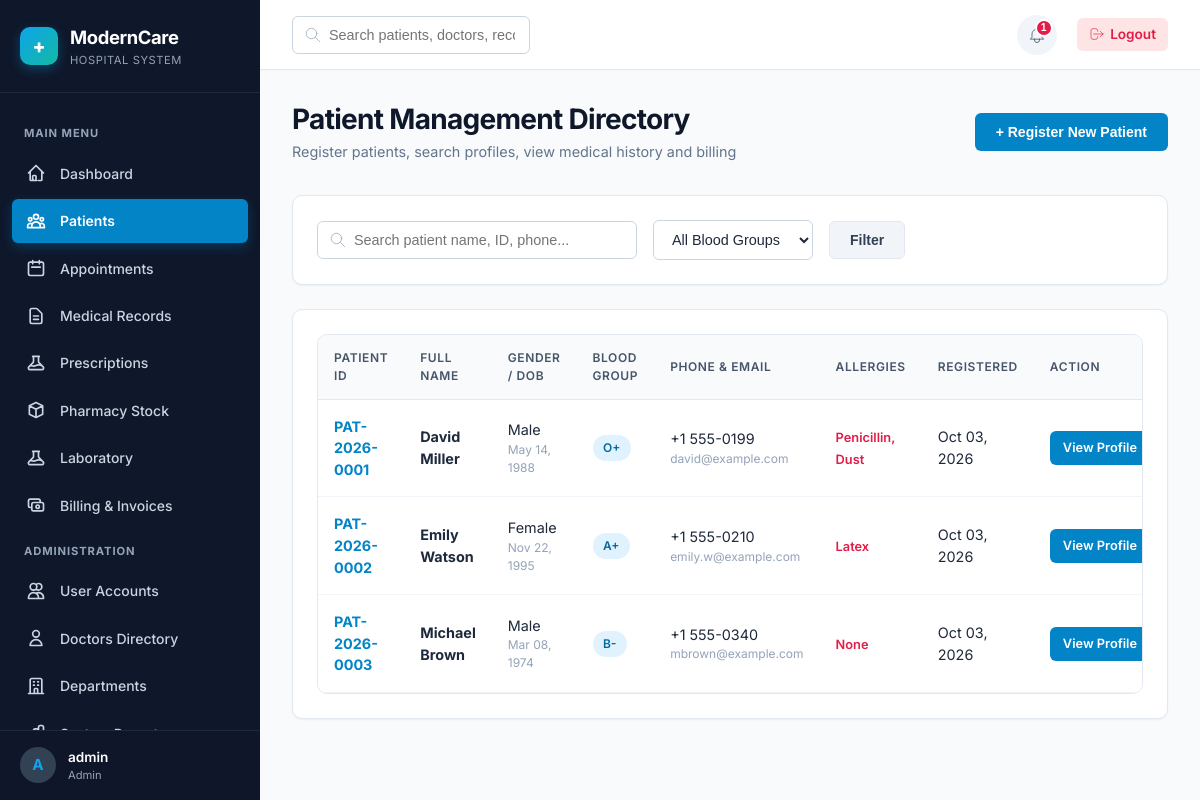
Page /patients/index.php (signed in) on the committed database.
### tables this page shows
CREATE TABLE `notifications` (
    `id` INT AUTO_INCREMENT PRIMARY KEY,
    `user_id` INT NOT NULL,
    `title` VARCHAR(150) NOT NULL,
    `message` TEXT NOT NULL,
    `type` ENUM('Info', 'Warning', 'Success', 'Danger') DEFAULT 'Info',
    `is_read` TINYINT(1) DEFAULT 0,
    `link` VARCHAR(255) NULL,
    `created_at` DATETIME DEFAULT CURRENT_TIMESTAMP,
    FOREIGN KEY (`user_id`) REFERENCES `users`(`id`) ON DELETE CASCADE
);

CREATE TABLE `patients` (
    `id` INT AUTO_INCREMENT PRIMARY KEY,
    `user_id` INT NULL,
    `patient_number` VARCHAR(30) NOT NULL UNIQUE,
    `first_name` VARCHAR(50) NOT NULL,
    `last_name` VARCHAR(50) NOT NULL,
    `gender` ENUM('Male', 'Female', 'Other') NOT NULL,
    `date_of_birth` DATE NOT NULL,
    `phone` VARCHAR(20) NOT NULL,
    `email` VARCHAR(100) NULL,
    `address` TEXT NULL,
    `emergency_contact` VARCHAR(150) NULL,
    `blood_group` ENUM('A+', 'A-', 'B+', 'B-', 'AB+', 'AB-', 'O+', 'O-', 'Unknown') DEFAULT 'Unknown',
    `allergies` TEXT NULL,
    `status` ENUM('Active', 'Inactive') DEFAULT 'Active',
    `created_at` DATETIME DEFAULT CURRENT_TIMESTAMP,
    FOREIGN KEY (`user_id`) REFERENCES `users`(`id`) ON DELETE SET NULL
);

### includes/functions.php (called while the page is built, shortened)
<?php
function escape(?string $string): string {
    return htmlspecialchars($string ?? '', ENT_QUOTES, 'UTF-8');
}
function sanitize(mixed $data): string {
    return trim((string)$data);
}
function format_date(?string $dateStr, string $format = 'M d, Y'): string {
    $timestamp = strtotime($dateStr);
    return $timestamp ? date($format, $timestamp) : 'N/A';
}

### patients/index.php (the view, shortened to what this page needs)
<?php
$baseUrl   = '../';
require_once __DIR__ . '/../includes/header.php';
require_once __DIR__ . '/../includes/sidebar.php';
$db = Database::getInstance();
$searchQuery = sanitize($_GET['search'] ?? '');
$sql = "SELECT * FROM patients WHERE 1=1";
$params = [];
$sql .= " ORDER BY created_at DESC";
$stmt = $db->prepare($sql);
$stmt->execute($params);
$patients = $stmt->fetchAll();
?>
<div class="main-content">
    <?php require_once __DIR__ . '/../includes/navbar.php'; ?>
    <main class="content-body">
        <div class="page-header">
            <div>
                <h1 class="page-title">Patient Management Directory</h1>
                <div class="page-subtitle">Register patients, search profiles, view medical history and billing</div>
            </div>
            <button class="btn btn-primary" onclick="openModal('add-patient-modal')">+ Register New Patient</button>
        </div>
        <div class="card">
            <form method="GET" action="index.php" style="display:flex; gap:1rem; flex-wrap:wrap; align-items:center;">
                <div class="search-box" style="flex:1; min-width:260px;">
                    <svg fill="none" stroke="currentColor" viewBox="0 0 24 24"><path stroke-linecap="round" stroke-linejoin="round" d="M21 21l-6-6m2-5a7 7 0 11-14 0 7 7 0 0114 0z"/></svg>
                    <input type="text" name="search" class="form-control" placeholder="Search patient name, ID, phone..." value="<?= escape($searchQuery) ?>">
                </div>
                <div style="width:160px;">
                    <select name="blood_group" class="form-select" onchange="this.form.submit()">
                        <option value="">All Blood Groups</option>
                    </select>
                </div>
                <button type="submit" class="btn btn-secondary">Filter</button>
            </form>
        </div>
        <div class="card">
            <div class="table-responsive">
                <table class="table">
                    <thead>
                        <tr>
                            <th>Patient ID</th>
                            <th>Full Name</th>
                            <th>Gender / DOB</th>
                            <th>Blood Group</th>
                            <th>Phone & Email</th>
                            <th>Allergies</th>
                            <th>Registered</th>
                            <th>Action</th>
                        </tr>
                    </thead>
                    <tbody>
                        <?php if (empty($patients)): ?>
                            <tr>
                                <td colspan="8" style="text-align:center; color:var(--slate-400); padding:2rem;">No patients found matching criteria.</td>
                            </tr>
                        <?php else: ?>
                            <?php foreach ($patients as $p): ?>
                                <tr>
                                    <td><strong style="color:var(--primary-600);"><?= escape($p['patient_number']) ?></strong></td>
                                    <td><strong><?= escape($p['first_name'] . ' ' . $p['last_name']) ?></strong></td>
                                    <td>
                                        <div><?= escape($p['gender']) ?></div>
                                        <div style="font-size:0.75rem; color:var(--slate-400);"><?= format_date($p['date_of_birth']) ?></div>
                                    </td>
                                    <td><span class="badge badge-info"><?= escape($p['blood_group']) ?></span></td>
                                    <td>
                                        <div><?= escape($p['phone']) ?></div>
                                        <div style="font-size:0.75rem; color:var(--slate-400);"><?= escape($p['email'] ?: 'N/A') ?></div>
                                    </td>
                                    <td><span style="font-size:0.8rem; color:var(--rose-600); font-weight:600;"><?= escape($p['allergies'] ?: 'None') ?></span></td>
                                    <td><?= format_date($p['created_at']) ?></td>
                                    <td>
                                        <a href="profile.php?id=<?= $p['id'] ?>" class="btn btn-sm btn-primary">View Profile</a>
                                    </td>
                                </tr>
                            <?php endforeach; ?>
                        <?php endif; ?>
                    </tbody>
                </table>
            </div>
        </div>
    </main>
<?php require_once __DIR__ . '/../includes/footer.php'; ?>

### includes/navbar.php (shortened to what this page needs)
<?php
$user = current_user();
$baseUrl = $baseUrl ?? '../';
$notifications = [];
try {
    $db = Database::getInstance();
    $stmt = $db->prepare("SELECT * FROM notifications WHERE user_id = :uid ORDER BY created_at DESC LIMIT 5");
    $stmt->execute([':uid' => $user['id']]);
    $notifications = $stmt->fetchAll();
} catch (Exception $e) {
    error_log("Navbar Notification Error: " . $e->getMessage());
}
$unreadCount = count(array_filter($notifications, fn($n) => $n['is_read'] == 0));
?>
<header class="navbar">
    <div class="navbar-left">
        <div class="search-box">
            <svg fill="none" stroke="currentColor" viewBox="0 0 24 24"><path stroke-linecap="round" stroke-linejoin="round" d="M21 21l-6-6m2-5a7 7 0 11-14 0 7 7 0 0114 0z"/></svg>
            <input type="text" class="form-control" placeholder="Search patients, doctors, records...">
        </div>
    </div>
    <div class="navbar-right">
        <div class="notif-wrapper">
            <button id="notif-dropdown-btn" class="notif-btn" aria-label="Notifications">
                <?php if ($unreadCount > 0): ?>
                    <span class="notif-badge"><?= $unreadCount ?></span>
                <?php endif; ?>
            </button>
        </div>
        <a href="<?= $baseUrl ?>auth/logout.php" class="logout-link">
            <svg width="16" height="16" fill="none" stroke="currentColor" viewBox="0 0 24 24"><path stroke-linecap="round" stroke-linejoin="round" d="M17 16l4-4m0 0l-4-4m4 4H7m6 4v1a3 3 0 01-3 3H6a3 3 0 01-3-3V7a3 3 0 013-3h4a3 3 0 013 3v1"/></svg>
            Logout
        </a>
    </div>
</header>

### assets/css/style.css (style rules this page uses)
:root { --primary-50: #f0f9ff; --primary-100: #e0f2fe; --primary-500: #0ea5e9; --primary-600: #0284c7; --primary-700: #0369a1; --primary-900: #0c4a6e; --teal-500: #14b8a6; --teal-600: #0d9488; --emerald-500: #10b981; --emerald-600: #059669; --amber-500: #f59e0b; --rose-500: #f43f5e; --rose-600: #e11d48; --slate-50: #f8fafc; --slate-100: #f1f5f9; --slate-200: #e2e8f0; --slate-300: #cbd5e1; --slate-400: #94a3b8; --slate-500: #64748b; --slate-600: #475569; --slate-700: #334155; --slate-800: #1e293b; --slate-900: #0f172a; --bg-main: #f8fafc; --card-bg: #ffffff; --text-main: #1e293b; --text-muted: #64748b; --border-color: #e2e8f0; --shadow-sm: 0 1px 2px 0 rgba(0, 0, 0, 0.05); --shadow-md: 0 4px 6px -1px rgba(0, 0, 0, 0.1), 0 2px 4px -1px rgba(0, 0, 0, 0.06); --shadow-lg: 0 10px 15px -3px rgba(0, 0, 0, 0.1), 0 4px 6px -2px rgba(0, 0, 0, 0.05); --shadow-xl: 0 20px 25px -5px rgba(0, 0, 0, 0.1), 0 10px 10px -5px rgba(0, 0, 0, 0.04); --radius-sm: 6px; --radius-md: 10px; --radius-lg: 16px; --radius-full: 9999px; --transition: all 0.25s cubic-bezier(0.4, 0, 0.2, 1); --sidebar-width: 260px; --navbar-height: 70px; }
*, *::before, *::after { box-sizing: border-box; margin: 0; padding: 0; }
body { font-family: 'Inter', system-ui, -apple-system, BlinkMacSystemFont, "Segoe UI", Roboto, sans-serif; background-color: var(--bg-main); color: var(--text-main); line-height: 1.5; font-size: 0.95rem; overflow-x: hidden; -webkit-font-smoothing: antialiased; }
.main-content { flex: 1; margin-left: var(--sidebar-width); display: flex; flex-direction: column; min-width: 0; transition: var(--transition); }
.content-body { padding: 2rem; flex: 1; }
h1, h2, h3, h4, h5, h6 { color: var(--slate-900); font-weight: 700; line-height: 1.25; }
.page-header { display: flex; justify-content: space-between; align-items: center; margin-bottom: 2rem; flex-wrap: wrap; gap: 1rem; }
.page-title { font-size: 1.75rem; letter-spacing: -0.025em; color: var(--slate-900); }
.page-subtitle { color: var(--slate-500); font-size: 0.9rem; margin-top: 0.25rem; }
.card { background: var(--card-bg); border-radius: var(--radius-md); border: 1px solid var(--border-color); box-shadow: var(--shadow-sm); padding: 1.5rem; margin-bottom: 1.5rem; transition: var(--transition); }
.btn { display: inline-flex; align-items: center; justify-content: center; gap: 0.5rem; padding: 0.625rem 1.25rem; font-size: 0.875rem; font-weight: 600; border-radius: var(--radius-sm); border: 1px solid transparent; cursor: pointer; transition: var(--transition); text-decoration: none; white-space: nowrap; }
.btn-primary { background-color: var(--primary-600); color: #ffffff; }
.btn-secondary { background-color: var(--slate-100); color: var(--slate-700); border-color: var(--slate-200); }
.btn-sm { padding: 0.4rem 0.75rem; font-size: 0.8rem; }
.badge { display: inline-flex; align-items: center; padding: 0.25rem 0.65rem; font-size: 0.75rem; font-weight: 600; border-radius: var(--radius-full); text-transform: capitalize; }
.badge-info, .badge-requested, .badge-dispensed { background-color: var(--primary-100); color: var(--primary-700); }
.form-control, .form-select, textarea.form-control { width: 100%; padding: 0.625rem 0.875rem; font-size: 0.9rem; color: var(--slate-800); background-color: #ffffff; border: 1px solid var(--slate-300); border-radius: var(--radius-sm); transition: var(--transition); outline: none; }
.table-responsive { width: 100%; overflow-x: auto; border-radius: var(--radius-md); border: 1px solid var(--border-color); background: white; }
.table { width: 100%; border-collapse: collapse; text-align: left; font-size: 0.9rem; }
.table th { background-color: var(--slate-50); color: var(--slate-600); font-weight: 600; padding: 0.875rem 1rem; border-bottom: 1px solid var(--slate-200); text-transform: uppercase; font-size: 0.75rem; letter-spacing: 0.05em; }
.table td { padding: 1rem; border-bottom: 1px solid var(--slate-100); color: var(--slate-800); vertical-align: middle; }
.search-box { position: relative; max-width: 320px; }
.search-box input { padding-left: 2.25rem; }
.search-box svg { position: absolute; left: 0.75rem; top: 50%; transform: translateY(-50%); color: var(--slate-400); width: 18px; height: 18px; }

### rows in the picture
notifications: is_read "1"
patients: patient_number "PAT-2026-0001", first_name+last_name "David Miller", gender "Male", date_of_birth "May 14, 1988", blood_group "O+", phone "+1 555-0199", email "david@example.com", allergies "Penicillin, Dust", created_at "Oct 03, 2026"
patients: patient_number "PAT-2026-0002", first_name+last_name "Emily Watson", gender "Female", date_of_birth "Nov 22, 1995", blood_group "A+", phone "+1 555-0210", email "emily.w@example.com", allergies "Latex", created_at "Oct 03, 2026"
patients: patient_number "PAT-2026-0003", first_name+last_name "Michael Brown", gender "Male", date_of_birth "Mar 08, 1974", blood_group "B-", phone "+1 555-0340", email "mbrown@example.com", allergies "None", created_at "Oct 03, 2026"

### other values in the picture
substr($user['username'] ?? 'U', 0, 1) "A"
$user['full_name'] "admin"
$role "Admin"
